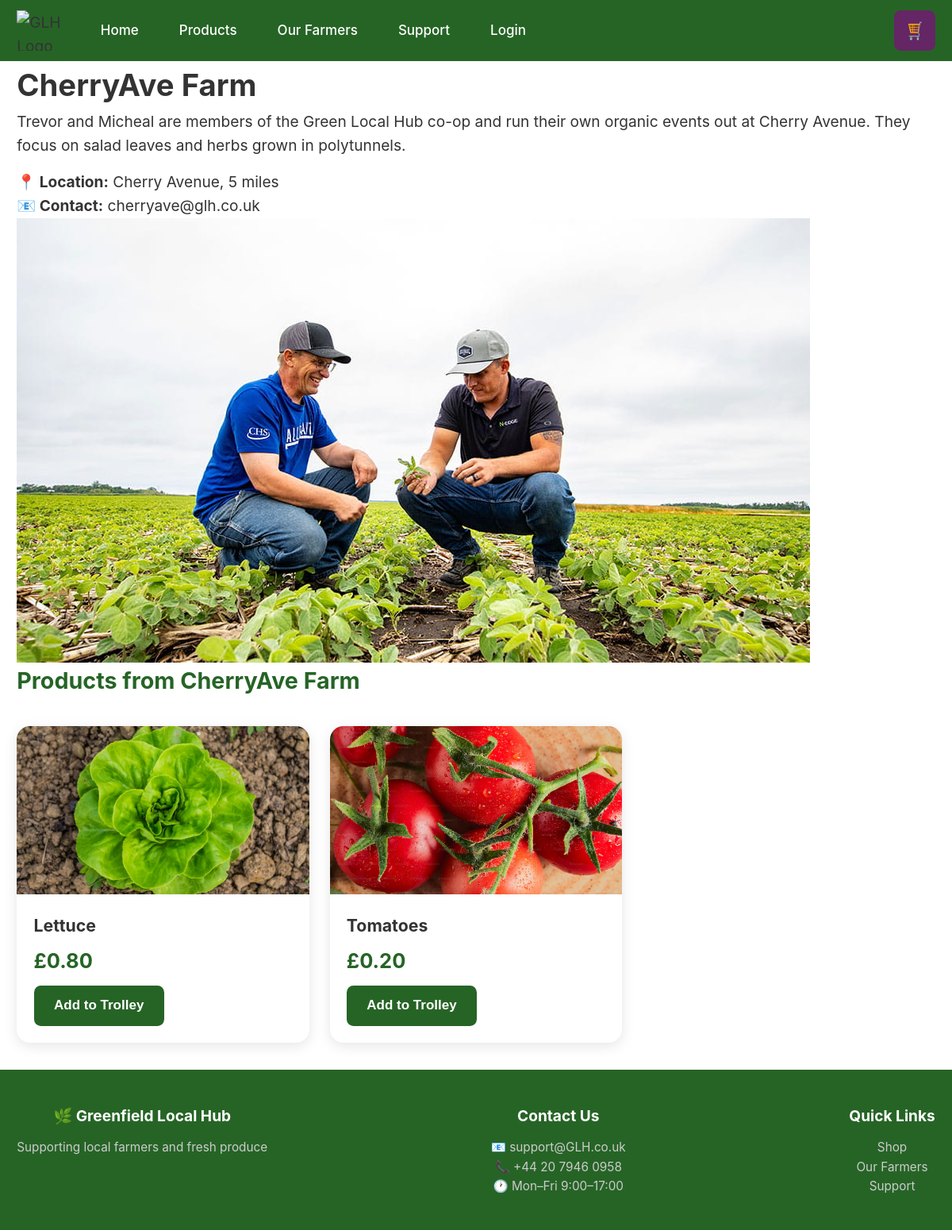
The app's page /farmer-story.php?id=2 with its own data.
### tables this page shows
CREATE TABLE `producer` (
  `ProducerID` int(11) NOT NULL,
  `CustomerID` int(11) DEFAULT NULL,
  `Name` varchar(100) NOT NULL,
  `FarmLocation` varchar(255) DEFAULT NULL,
  `Description` text DEFAULT NULL,
  `ContactEmail` varchar(255) DEFAULT NULL,
  `ImageURL` varchar(255) DEFAULT NULL
);

CREATE TABLE `product` (
  `ProductID` int(11) NOT NULL,
  `ProducerID` int(11) NOT NULL,
  `Name` varchar(100) NOT NULL,
  `Price` decimal(10,2) NOT NULL,
  `StockLevel` int(11) DEFAULT 0,
  `Description` text DEFAULT NULL,
  `ImageURL` varchar(255) DEFAULT NULL,
  `CreatedAt` datetime DEFAULT current_timestamp()
);

### farmer-story.php (the view, shortened to what this page needs)
<?php
require_once 'config/db.php';
include 'includes/header.php';
$id = isset($_GET['id']) ? (int)$_GET['id'] : 0;
$stmt = $pdo->prepare("SELECT * FROM Producer WHERE ProducerID = ?");
$stmt->execute([$id]);
$farmer = $stmt->fetch();
$stmt = $pdo->prepare("
    SELECT
        p.*,
        p.StockLevel as AvailableStock
    FROM Product p
    WHERE p.ProducerID = ?
    ORDER BY p.Name
");
$stmt->execute([$id]);
$products = $stmt->fetchAll();
?>
<main>
    <div class="container farmer-story">
        <h1><?php echo htmlspecialchars($farmer['Name']); ?></h1>
        <div class="farmer-story-content">
            <div class="story-text">
                <p><?php echo nl2br(htmlspecialchars($farmer['Description'])); ?></p>
                <p style="margin-top: 15px;"><strong>📍 Location:</strong> <?php echo htmlspecialchars($farmer['FarmLocation']); ?></p>
                <p><strong>📧 Contact:</strong> <?php echo htmlspecialchars($farmer['ContactEmail']); ?></p>
            </div>
            <div class="story-image">
                <img src="/GLH/images/<?php echo htmlspecialchars($farmer['ImageURL']); ?>" alt="<?php echo htmlspecialchars($farmer['Name']); ?>">
            </div>
        </div>
        <h2 style="color: #266426;">Products from <?php echo htmlspecialchars($farmer['Name']); ?></h2>
        <div class="product-grid">
            <?php foreach ($products as $product): ?>
                <div class="product-card">
                    <img src="/GLH/images/<?php echo htmlspecialchars($product['ImageURL']); ?>" alt="<?php echo htmlspecialchars($product['Name']); ?>">
                    <div class="product-info">
                        <h3><?php echo htmlspecialchars($product['Name']); ?></h3>
                        <p class="price">£<?php echo number_format($product['Price'], 2); ?></p>
                        <?php if (($product['AvailableStock'] ?? 0) > 0): ?>
                            <form method="POST" action="/GLH/products.php" class="add-to-trolley-form" data-product-id="<?php echo $product['ProductID']; ?>">
                                <button type="submit" name="add_to_trolley" class="btn btn-primary add-stock-btn" style="margin-top: 10px;" data-product-id="<?php echo $product['ProductID']; ?>" data-stock="<?php echo $product['AvailableStock']; ?>">Add to Trolley</button>
                            </form>
                        <?php else: ?>
                            <div class="product-actions">
                                <span class="stock-zero">Out of Stock</span>
                            </div>
                        <?php endif; ?>
                    </div>
                </div>
            <?php endforeach; ?>
        </div>
    </div>
</main>
<?php include 'includes/footer.php'; ?>

### css/style.css (style rules this page uses)
*, *::before, *::after { -webkit-tap-highlight-color: transparent; -webkit-overflow-scrolling: touch; }
html { -webkit-text-size-adjust: 100%; text-size-adjust: 100%; font-size: 16px; line-height: 1.5; }
body { font-family: -apple-system, BlinkMacSystemFont, 'Roboto', 'Open Sans', 'Segoe UI', system-ui, sans-serif; font-size: 0.95rem; line-height: 1.6; color: #333; background-color: #ffffff; margin: 0; padding: 0; min-height: 100vh; display: flex; flex-direction: column; overflow-x: hidden; }
* { margin: 0; padding: 0; box-sizing: border-box; }
main { flex: 1; }
img { max-width: 100%; height: auto; display: block; }
.container { width: 100%; max-width: none; margin: 0 auto; padding: 0 1rem; }
.btn { display: inline-block; padding: 0.75rem 1.5rem; border: none; border-radius: 0.5rem; font-size: 1rem; font-weight: bold; cursor: pointer; transition: all 0.3s; text-align: center; min-height: 3rem; line-height: 1.2; touch-action: manipulation; }
.btn-primary { background-color: #266426; color: #ffffff; }
.product-grid, .farmer-grid, .dashboard-grid { display: grid; grid-template-columns: 1fr; gap: 1.5rem; padding: 2rem 0; }
.product-card, .farmer-card { background: white; border-radius: 1rem; box-shadow: 0 0.25rem 1rem rgba(0,0,0,0.1); overflow: hidden; transition: transform 0.3s; }
.product-card { position: relative; }
.product-card img, .farmer-card img { width: 100%; height: 12rem; object-fit: cover; }
.product-card .product-info, .farmer-card .farmer-info { padding: 1.25rem; }
.product-card h3, .farmer-card h3 { font-size: 1.25rem; margin-bottom: 0.5rem; }
.price { font-size: 1.5rem; font-weight: bold; color: #266426; }
@media (min-width: 481px) { html { font-size: 17px; } }
@media (min-width: 481px) { .container { padding: 0 1.25rem; } }
@media (min-width: 481px) { .product-grid, .farmer-grid, .dashboard-grid { gap: 2rem; } }
@media (min-width: 769px) { body { font-size: 1.125rem; } }
@media (min-width: 769px) { .container { max-width: 1200px; padding: 0 1.25rem; } }
@media (min-width: 769px) { .product-grid, .farmer-grid { grid-template-columns: repeat(3, 1fr); gap: 1.5rem; } }
@media (min-width: 1025px) { .product-grid, .farmer-grid { gap: 1.5rem; } }
@media (min-width: 1025px) { .product-card img, .farmer-card img { height: 12.5rem; } }

### records on screen
producer: Name "CherryAve Farm", Description "Trevor and Micheal are members of the Green Local Hub co-op and run their own organic events out at Cherry Avenue. They focus on salad leaves and herbs grown in polytunnels.", FarmLocation "Cherry Avenue, 5 miles", ContactEmail "cherryave@glh.co.uk", ImageURL (picture)
product: ImageURL (picture), Name "Lettuce", Price "0.80"
product: ImageURL (picture), Name "Tomatoes", Price "0.20"
